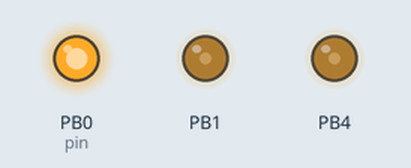
Bench run of a program on a simulated ATtiny45, built with avr-gcc and emulated at 1 MHz. Shown: output pins drawn as LEDs (lit = HIGH).

Above: at 20.4 s.
Timing chart, 0 to 40.0 s (numbered marks = the images above):
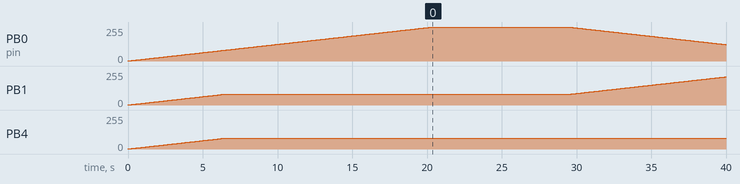

The program:

main.c
```c
/**
 * avr-ledcontrol, v1.0.2
 *
 * This is a simple program to cycle between predefined combinations of LED levels ("colors")
 * with crossfading and delays. It supports any number of LED types, but one per pin.
 * It was written for ATtiny45, but should be easily portable to other devices.
 *
 *
 * Pin diagram for DIP8 package:
 *
 *       +---+ VCC
 *       |o  |
 *  LED2 |   | LED1
 *   GND +---+ LED0
 *
 * ATtiny will toast at over 40 mA per output pin, so use MOSFETs with appropriate heatsinks.
 *
 * In my setup I used red, green & blue LEDs, and preset color format { R 0..255, G 0..255, B 0..255},
 * but you can use any.
 */

#define F_CPU 1000000             // Clock frequency, Hz
#include <avr/io.h>
#include <util/delay.h>

#define true 1
#define false !(true)

#define LED0 0                    // Red
#define LED1 1                    // Green
#define LED2 2                    // Blue
#define LED_COUNT 3               // How many LEDs to use
#define PRESET_COUNT 5            // How many preset LED level combinations to use
#define CROSSFADE_SLOWNESS 80     // How long to wait between crossfading steps, ms
#define PRESET_DISPLAY_TIME 9001  // How long to show a particular preset unchanged, ms

int main(void) {


      ///////////
     // Setup //
    ///////////

    // Data structures
    struct Led {
        uint8_t pin;              // LED pin
        uint8_t volatile *pwm;    // Associated PWM register
        uint8_t level;            // Current brightness level, 0..255
        uint8_t mismatch;         // Whether LED's level matches target preset, boolean
    };

    // Preset LED level combinations ("colors") to cycle through
    uint8_t presets[][LED_COUNT] = {
        {255, 80, 80},
        {80, 255, 80},
        {50, 255, 0},
        {255, 0, 0},
        {255, 0, 120}
    };

    // LED setup information
    struct Led leds[LED_COUNT];
    leds[0].pin = PB0;
    leds[1].pin = PB1;
    leds[2].pin = PB4;
    leds[0].pwm = &OCR0A;
    leds[1].pwm = &OCR0B;
    leds[2].pwm = &OCR1B;


    // Register setup
    // @todo use a function or macro to set and unset registers
    DDRB |= (1 << leds[0].pin) | (1 << leds[1].pin) | (1 << leds[2].pin);      // Configure LED pins as output
    PORTB &= ~((1 << leds[0].pin) | (1 << leds[1].pin) | (1 << leds[2].pin));  // Pull all LEDs to low
    *leds[0].pwm = *leds[1].pwm = *leds[2].pwm = 255;                          // Set initial PWM values @todo start with 0

    TCCR0A = (1 << COM0A1) | (1 << COM0B1) | (1 << WGM00);  // Phase correct PWM mode for PB0, PB1
    GTCCR  = (1 << PWM1B) | (1 << COM1B0);                  // Phase correct PWM mode for PB4
    TCCR0B = (1 << CS01);                                   // Clock source = CLK/8, start PWM for PB0, PB1
    TCCR1  = (4 << CS10);                                   // Clock source = CLK/8, start PWM for PB4


      //////////////////////
     // Crossfading loop //
    //////////////////////

    // Switch between presets continuously
    while (true) {

        // For every preset in sequence
        for(uint8_t preset = 0; preset < PRESET_COUNT; preset++) {

            // Assume all LEDs mismatch and mark them as such too
            int ledsMismatch = LED_COUNT;
            for (uint8_t led = 0; led < LED_COUNT; led++) {
                leds[led].mismatch = true;
            }

            // Zero in on the preset until current and preset LED levels match
            while (ledsMismatch) {

                // For each LED, make a step up or down, or mark as on target
                for (uint8_t led = 0; led < LED_COUNT; led++) {

                    if (! leds[led].mismatch) continue;  // Don't touch matching LEDs

                    if (leds[led].level < presets[preset][led]) {
                        leds[led].level++;
                    } else if (leds[led].level > presets[preset][led]) {
                        leds[led].level--;
                    } else {
                        leds[led].mismatch = false;  // This LED is on target
                        ledsMismatch--;              // One less to worry about
                    }
                    *leds[led].pwm = leds[led].level;
                }

                _delay_ms(CROSSFADE_SLOWNESS);  // Slow down crossfading
            }
            _delay_ms(PRESET_DISPLAY_TIME);     // Display current preset unchanged for some time
        }
    }

    return 0;
}
```

Measured:
- by itself, PB0 (pin): rises from 0/255 to 255/255 in 20.3 s, then falls to 123/255 in 19.7 s
- by itself, PB1: moves from 0/255 to 212/255 over 40.0 s
- by itself, PB4: moves from 0/255 to 80/255 over 6.3 s
